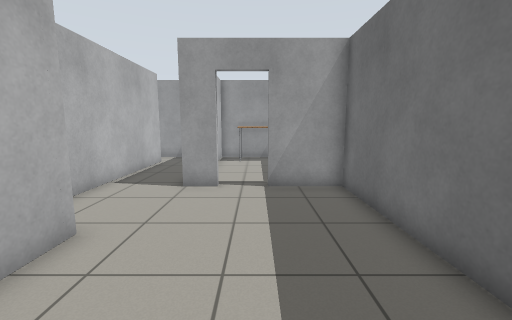
view 1 (above)

18 first-person views from a walk through a Gazebo world. The camera is 1.1 m above the floor, tilts 8° down and sees 90° across. The floor is counted in squares, 0.5 m on a side. Each view is taken from the middle of a square. On the plan, view 1 faces up. The plan holds only what a view shows up to about 16 squares ahead; the rest is blank. Simple patterns stand in for the simulator's built-in surfaces.

view 2
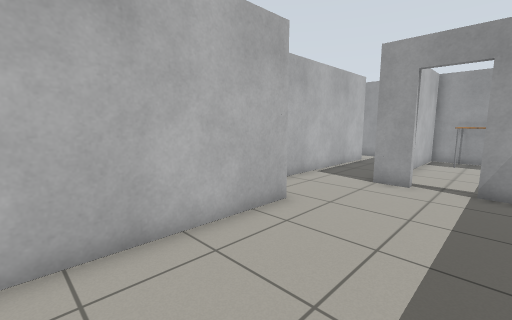

view 3
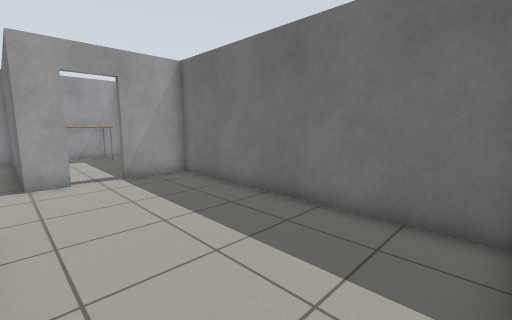

view 4
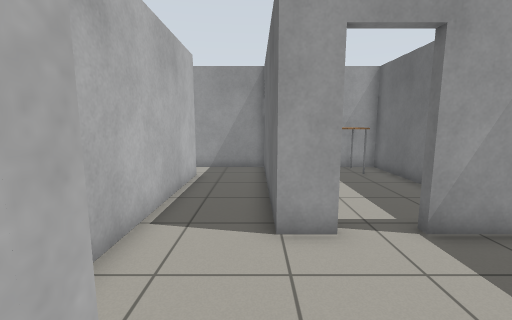

view 5
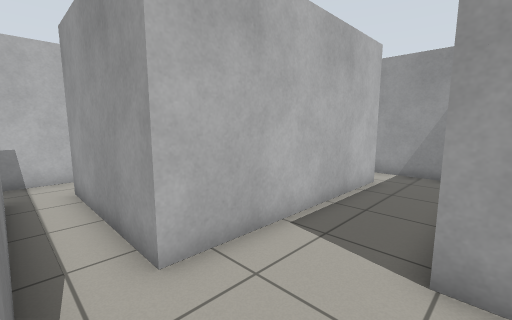

view 6
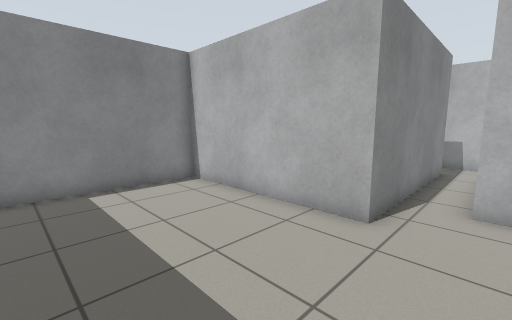

view 7
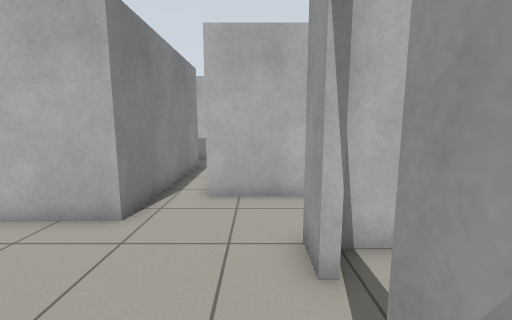

view 8
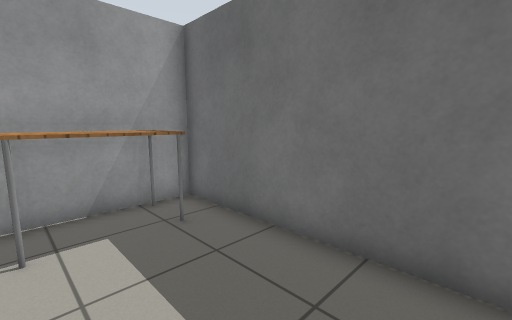

view 9
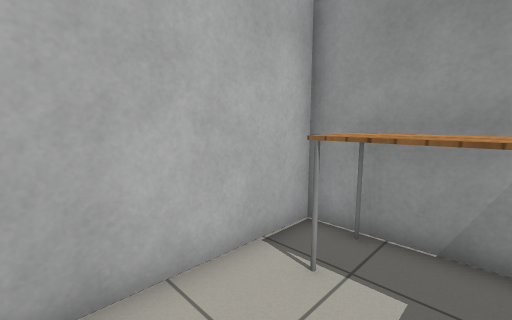

view 10
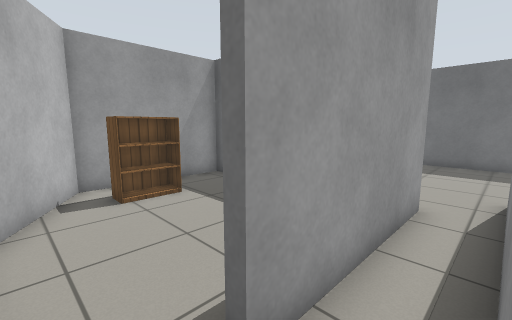

view 11
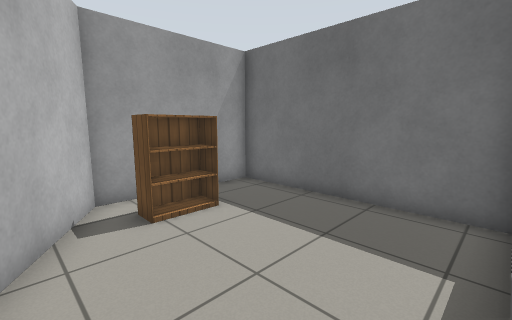

view 12
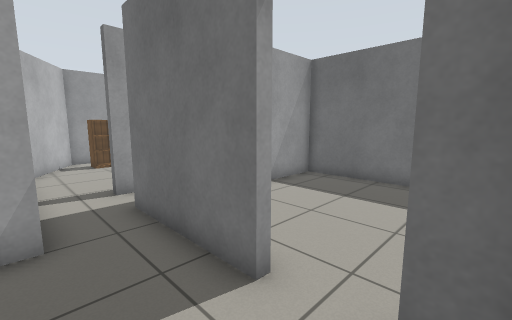

view 13
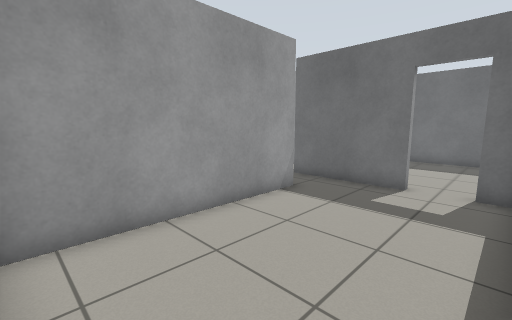

view 14
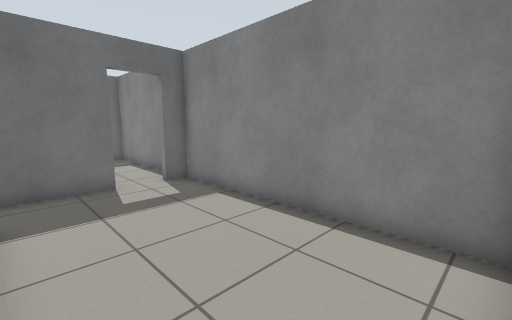

view 15
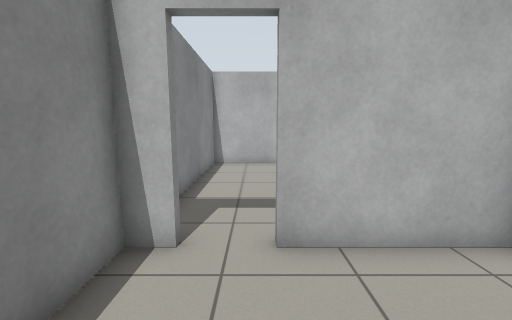

view 16
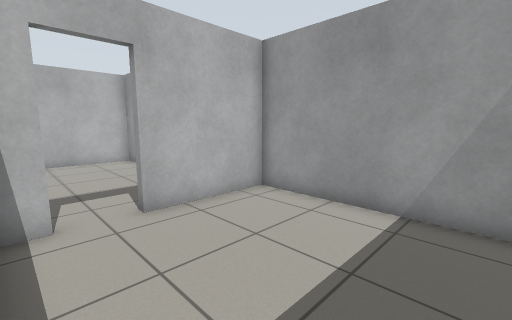

view 17
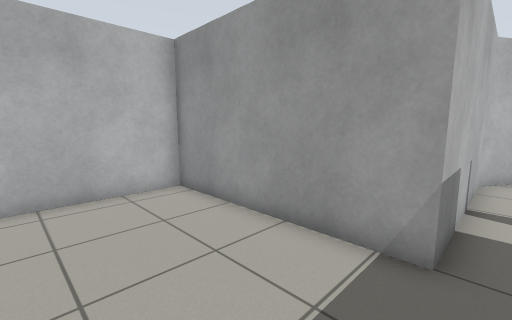

view 18
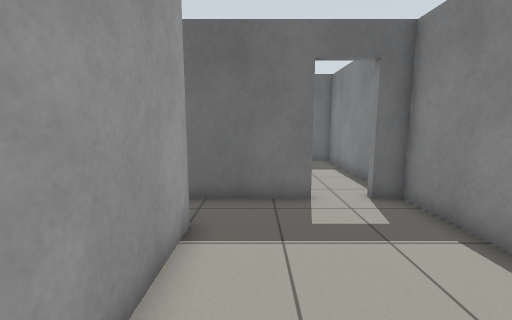

### Floor plan
Points are (right, up) in squares from view 1. A wall is a line through its corners. A room is listed if a view was taken in it or the views show most of it. See-through windows are left out.
Room 1 (views 1, 2, 3, 4, 5, 6, 7, 10)
walls: (-1.3, 8.9) (-2.6, 8.9) (-2.6, 17) (-5.5, 17); (3.1, -2.3) (3.1, 8.9) (0.4, 8.9); (-11.6, 3.4) (-11.6, 4.9) (-3.6, 4.9) (-3.6, -2.4) (2.1, -2.4); (-5.6, 15.1) (-5.6, 6.5) (-11.6, 6.5); (-13.6, 6.6) (-13.6, 3.4)
ways out: open door at (-0.5, 9) to room 2; opening at (-12.5, 7) to room 3; opening at (-13, 4.5) to room 4; opening at (-6, 16)
Room 2 (views 8, 9)
walls: (3.1, 9.7) (3.1, 17) (-2.3, 17) (-2.3, 9.5)
ways out: open door at (-0.5, 9) to room 1
objects: table (-1, 15) to (2, 16)
Room 3 (view 11)
walls: (-5.9, 6.7) (-5.9, 14.7) (-11.4, 14.7) (-13.6, 10.8) (-13.6, 6.6)
ways out: opening at (-12.5, 7) to room 1
objects: bookshelf (-11, 13) to (-9, 13)
Room 4 (views 12, 13, 14, 17, 18)
walls: (-13.6, 3.4) (-21.3, 3.4) (-21.3, -2.4) (-11.6, -2.4) (-11.6, -1.4); (-11.6, 0.2) (-11.6, 3.4)
ways out: opening at (-13, 4.5) to room 1; open door at (-11.5, -0.5) to room 5
Room 5 (views 15, 16)
walls: (-11.3, -1.4) (-11.3, -2.4) (-3.9, -2.4) (-3.9, 4.6) (-11.3, 4.6) (-11.3, 0.2)
ways out: open door at (-11.5, -0.5) to room 4

Where each view was taken, in squares from view 1:
view 1: 0 up, 0 right, facing up
view 2: 1 down, 1 right, facing up-left
view 3: 2 down, 3 left, facing up-right
view 4: 4 up, 3 left, facing up
view 5: 5 up, 2 left, facing up-left
view 6: 7 up, 2 right, facing down-left
view 7: 8 up, 2 right, facing left
view 8: 10 up, 1 left, facing up-right
view 9: 12 up, 1 right, facing up-left
view 10: 5 up, 13 left, facing up-right
view 11: 7 up, 13 left, facing up-right
view 12: 2 down, 14 left, facing up-right
view 13: 2 down, 21 left, facing up-right
view 14: 3 up, 21 left, facing down-right
view 15: 0 up, 7 left, facing left
view 16: 2 down, 5 left, facing up-left
view 17: 1 down, 13 left, facing up-left
view 18: 2 up, 19 left, facing right
